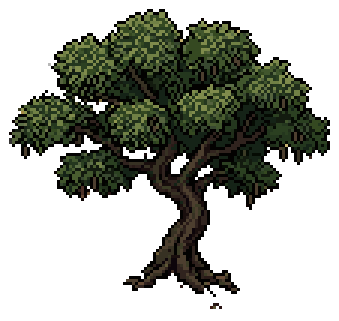
#> input picture arvore_baru.png, 113 x 107 px (shown 3 times larger)
$ python sheet8.py ../../arvore_baru.png --out out.png
#> lines starting #> are read from the running program, lines starting #| are printed output that depends on the picture
### ensaio/objects/pipeline.py
#!/usr/bin/env python3
"""Pipeline de objetos: geração de 1024 px -> pixel art no tamanho do jogo.

Passos: remove o fundo (flood fill a partir da borda), recorta no bbox do
objeto, reduz com várias variantes (repixelate, PixelOE, unfake, box),
binariza o alfa, quantiza a paleta, põe contorno opcional e encaixa numa
tela final (ícone centrado ou objeto apoiado no chão com ponto de pé).

Uso:
  pipeline.py icon  a.png b.png --size 32 --out DIR      # ícones 32x32
  pipeline.py ground a.png --fit 32x48 --out DIR         # planta/árvore, pé embaixo
  pipeline.py row st.png --fit 30x64 --variants box --gap 6 --dead  # estágios numa fileira, mesma escala
  pipeline.py grow mature.png --fit 30x64 --fracs 0.35,0.6,1.0     # estágios encolhendo o maduro (pior)
  pipeline.py contact a.png b.png --out folha.png                  # folha de contato das gerações
  pipeline.py ... --variants repix,poe --colors 20 --outline auto --palette items_spritesheet.png
Grava DIR/<nome>.<variante>.png, DIR/<nome>.<variante>.json (anchor) e
DIR/sheet.png (original + variantes em 1x e 4x).
"""
import argparse
import json
import os
import subprocess
import sys
from pathlib import Path

import numpy as np
from PIL import Image, ImageDraw, ImageFont
from scipy import ndimage

TMP = Path(os.environ.get("TMPDIR", "/tmp")) / "objpipe"
EXT = Path.home() / ".cache/repixelate-ext"
UNFAKE = EXT / "src/unfake.js/target/release/unfake"
PY_POE = EXT / "venv-poe/bin/python"
ERODE = 3
HOLE_MIN = 300  # px (na geração de 1024) para um vão interno virar transparente
PAL_TOL = 28.0  # distância RGB média por canal acima da qual a cor não vai para a paleta
GRASS = (122, 150, 84, 255)  # fundo das prévias, perto da grama do jogo
POE_CODE = """
import sys, numpy as np, torch
from PIL import Image
from pixeloe.torch.pixelize import pixelize
src, dst, p, mode = sys.argv[1], sys.argv[2], int(sys.argv[3]), sys.argv[4]
img = np.asarray(Image.open(src).convert("RGB"), np.float32) / 255
t = torch.from_numpy(img).permute(2, 0, 1)[None]
out = pixelize(t, pixel_size=p, thickness=0, mode=mode, no_post_upscale=True, backend="torch")
a = (out[0].permute(1, 2, 0).clamp(0, 1).numpy() * 255).round().astype(np.uint8)
Image.fromarray(a).save(dst)
"""


# ---------------------------------------------------------------- fundo e recorte

# [61 lines left out: functions bg_color, remove_bg, crop, flat_bg, not called in this run]


def mask_like(mask, a):
    return down_mask(mask, (a.shape[1], a.shape[0]))


# ---------------------------------------------------------------- redução

# [5 lines left out: function target_scale, not called in this run]


def down_mask(mask, out_wh):
    m = Image.fromarray((mask * 255).astype(np.uint8)).resize(out_wh, Image.BOX)
    return np.asarray(m) >= 128


# [14 lines left out: functions premult_box, run, not called in this run]


def v_box(rgb, mask, scale, colors):
    out_wh = (max(1, round(rgb.shape[1] / scale)), max(1, round(rgb.shape[0] / scale)))
    return premult_box(rgb, mask, out_wh)


# [50 lines left out: functions v_repix, v_repix2, v_poe, v_unfake, not called in this run]


VARIANTS = {"box": v_box, "repix": v_repix, "repix2": v_repix2, "poe": v_poe, "unfake": v_unfake}


# ---------------------------------------------------------------- acabamento

def clean_mask(m):
    """Tira pixels soltos (sem vizinho 4-conexo) e fecha furos de 1 px."""
    k = np.array([[0, 1, 0], [1, 0, 1], [0, 1, 0]])
    nb = ndimage.convolve(m.astype(int), k, mode="constant")
    m = m & (nb > 0)
    m = m | ((~m) & (nb >= 4))
    return m


# [9 lines left out: function quantize, not called in this run]


def load_palette(path):
    a = np.asarray(Image.open(path).convert("RGBA"))
    return np.unique(a[a[..., 3] > 128][:, :3], axis=0)


# [41 lines left out: functions map_palette, add_outline, not called in this run]


def to_rgba(rgb, mask):
    a = np.dstack([rgb, (mask * 255).astype(np.uint8)])
    return Image.fromarray(a, "RGBA")


# [332 lines left out: functions place, anchor, prepare, render, meta_of, process and 10 more, not called in this run]


# [2 lines that do not run on import are left out]

### ensaio/character/sheet8.py
#!/usr/bin/env python3
"""Redução 1:1 de uma geração feita sobre `bases/sheet_1568x672.png`.

A base tem 1 pixel do manequim = 8 px = 1 pixel nativo da LoRA do moss, então
a geração volta ao tamanho do jogo reduzindo por 8 (cor dominante de cada bloco
8x8, com a fase da grade escolhida pela menor variância). Os quadros saem das
mesmas posições da base (2 fileiras de 6 células 32x32, a partir de (2, 10)).

Uso: sheet8.py gen.png [...] --out DIR   -> DIR/<nome>.cells.png (192x64) e DIR/<nome>.8x.png
"""
import argparse
import sys
from pathlib import Path

import numpy as np
from PIL import Image
from scipy import ndimage

HERE = Path(__file__).resolve().parent
sys.path.insert(0, str(HERE.parent / "objects"))
import char as C  # noqa: E402

OX, OY = 2, 10  # canto da primeira célula na base (em pixels do manequim)
LABELS = ["frente", "lado", "costas", "passo A", "cruza", "passo B",
          "cruza", "frente", "lado", "costas", "passo A", "passo B"]


def best_phase(rgb, k=8):
    f = rgb.astype(float)
    best = None
    for py in range(k):
        for px in range(k):
            h = (f.shape[0] - py) // k * k
            w = (f.shape[1] - px) // k * k
            b = f[py:py + h, px:px + w].reshape(h // k, k, w // k, k, 3)
            v = b.var(axis=(1, 3)).mean()
            if best is None or v < best[0]:
                best = (v, py, px)
    return best[1], best[2]


def reduce8(rgb, k=8):
    py, px = best_phase(rgb, k)
    # recoloca a fase para que o bloco (0,0) comece em (py - k se py>k/2...) -> mantém alinhado à base
    if py > k // 2:
        py -= k
    if px > k // 2:
        px -= k
    pad = ((max(-py, 0), k), (max(-px, 0), k), (0, 0))
    a = np.pad(rgb, pad, mode="edge")[max(py, 0):, max(px, 0):]
    H, W = rgb.shape[0] // k, rgb.shape[1] // k
    a = a[:H * k, :W * k].reshape(H, k, W, k, 3).transpose(0, 2, 1, 3, 4).reshape(H, W, k * k, 3)
    out = np.zeros((H, W, 3), np.uint8)
    q = (a // 8).astype(np.int32)
    key = q[..., 0] * 1024 + q[..., 1] * 32 + q[..., 2]
    for j in range(H):
        for i in range(W):
            vals, inv, cnt = np.unique(key[j, i], return_inverse=True, return_counts=True)
            sel = inv == cnt.argmax()
            out[j, i] = a[j, i][sel].mean(0)
    return out, (py, px)


def to_cells(small):
    small = small.copy()
    f = small.astype(int)
    white = (f.min(-1) > 225)
    lab, n = ndimage.label(white)
    border = np.unique(np.concatenate([lab[0], lab[-1], lab[:, 0], lab[:, -1]]))
    bg = np.isin(lab, border[border > 0])
    m = ~bg
    m = C.P.clean_mask(m)
    # pixel branco solto dentro da figura (fundo que vazou entre as pernas): cor do vizinho mais escuro
    lone = white & m
    for y, x in zip(*np.nonzero(lone)):
        nb = [small[yy, xx] for yy, xx in ((y - 1, x), (y + 1, x), (y, x - 1), (y, x + 1))
              if 0 <= yy < small.shape[0] and 0 <= xx < small.shape[1] and not white[yy, xx]]
        if nb:
            small[y, x] = min(nb, key=lambda c: int(c.astype(int).sum()))
    f = small.astype(int)
    edge = m & ~ndimage.binary_erosion(m)
    dark = f.sum(-1) < 200
    out = small.copy()
    out[edge & dark] = C.OUTLINE
    out[(~edge) & m & (f.sum(-1) < 90)] = C.OUTLINE  # pretos internos (olho, fita) = cor do contorno
    cells = []
    for k in range(12):
        x0, y0 = OX + 32 * (k % 6), OY + 32 * (k // 6)
        cm = m[y0:y0 + 32, x0:x0 + 32].copy()
        lab, n = ndimage.label(cm)
        if n > 1:
            sizes = ndimage.sum(cm, lab, range(1, n + 1))
            cm = lab == 1 + int(np.argmax(sizes))
        if not cm.any():
            cells.append(Image.new("RGBA", (32, 32)))
            continue
        cr = out[y0:y0 + 32, x0:x0 + 32]
        # contorno onde faltar (borda clara que encostou no fundo)
        cr, cm = close_outline(cr, cm)
        cells.append(in_place(cr, cm))
    return cells


def in_place(rgb, m):
    """Quadro 32x32 sem recentrar: a posição vem da base (pé na linha 22, mesmo x
    em todos os quadros), então a caminhada não treme. Sombra como no Player.png."""
    img = np.zeros((32, 32, 4), np.uint8)
    yy, xx = np.mgrid[0:32, 0:32]
    ell = ((xx - 15.5) / 6.5) ** 2 + ((yy - C.FOOT_Y - 0.5) / 1.6) ** 2 <= 1
    img[ell] = C.SHADOW
    img[m, :3] = rgb[m]
    img[m, 3] = 255
    return Image.fromarray(img, "RGBA")


def close_outline(rgb, m):
    """Garante que a borda externa é contorno: se o pixel de borda não é escuro, põe 1 px por fora."""
    f = rgb.astype(int)
    edge = m & ~ndimage.binary_erosion(m)
    light = edge & (np.abs(f - C.OUTLINE.astype(int)).sum(-1) > 0)
    if not light.any():
        return rgb, m
    ring = ndimage.binary_dilation(light, np.array([[0, 1, 0], [1, 1, 1], [0, 1, 0]])) & ~m
    out = rgb.copy()
    out[ring] = C.OUTLINE
    return out, m | ring


def main():
    ap = argparse.ArgumentParser()
    ap.add_argument("inputs", nargs="+")
    ap.add_argument("--out", required=True)
    a = ap.parse_args()
    out = Path(a.out)
    out.mkdir(parents=True, exist_ok=True)
    rows = []
    for path in a.inputs:
        name = Path(path).stem
        rgb = np.asarray(Image.open(path).convert("RGB"))
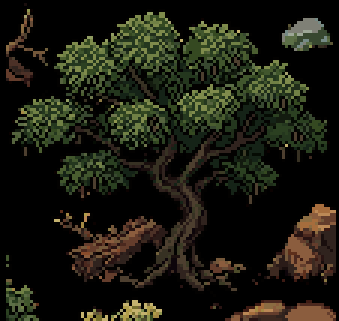
#> rgb: shape (107, 113, 3) (shown 3 times larger); mean R, G, B 27.4, 27.7, 17
        small, ph = reduce8(rgb)
#> after the loop in best_phase, `for py in range(k):`: best = (784.5, 5, 0)
#> in reduce8, `py, px = best_phase(rgb, k)`: py = 5; px = 0
#> in reduce8, `py -= k`: py = -3
#> in reduce8, `pad = ((max(-py, 0), k), (max(-px, 0), k), (0, 0))`: pad = ((3, 8), (0, 8), (0, 0))
#> in reduce8, `a = np.pad(rgb, pad, mode="edge")[max(py, 0):, max(px, 0):]`:
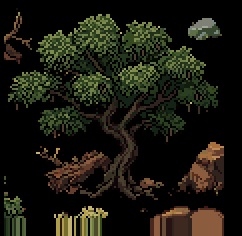
#> a: shape (118, 121, 3) (shown 2 times larger); mean R, G, B 27, 26.6, 16.2
#> ph = (-3, 0)
        print(name, "fase", ph)
#| arvore_baru fase (-3, 0)
        Image.fromarray(small).save(out / f"{name}.small.png")
        cells = to_cells(small)
#> in to_cells, `lab, n = ndimage.label(white)`: n = 0
#> in to_cells, `border = np.unique(np.concatenate([lab[0], lab[-1], lab[:, 0], lab[:, ..`: border = [0]
#> the loop in to_cells, `for k in range(12):` made 1 pass
#> n on pass 1: 1
#> after the loop in to_cells, `for k in range(12):`: cells = []
        sheet = Image.new("RGBA", (192, 64))
        for k, c in enumerate(cells):
            sheet.alpha_composite(c, (32 * (k % 6), 32 * (k // 6)))
        sheet.save(out / f"{name}.cells.png")
        rows.append((name[:14] + " 1", sheet.crop((0, 0, 192, 32))))
        rows.append((name[:14] + " 2", sheet.crop((0, 32, 192, 64))))
    C.preview([("atual", C.player_ref())] + rows, out / "sheet8.png", zoom=4)
    print(out / "sheet8.png")


if __name__ == "__main__":
#> (the run stopped early here; a loop or call above may not have finished)
